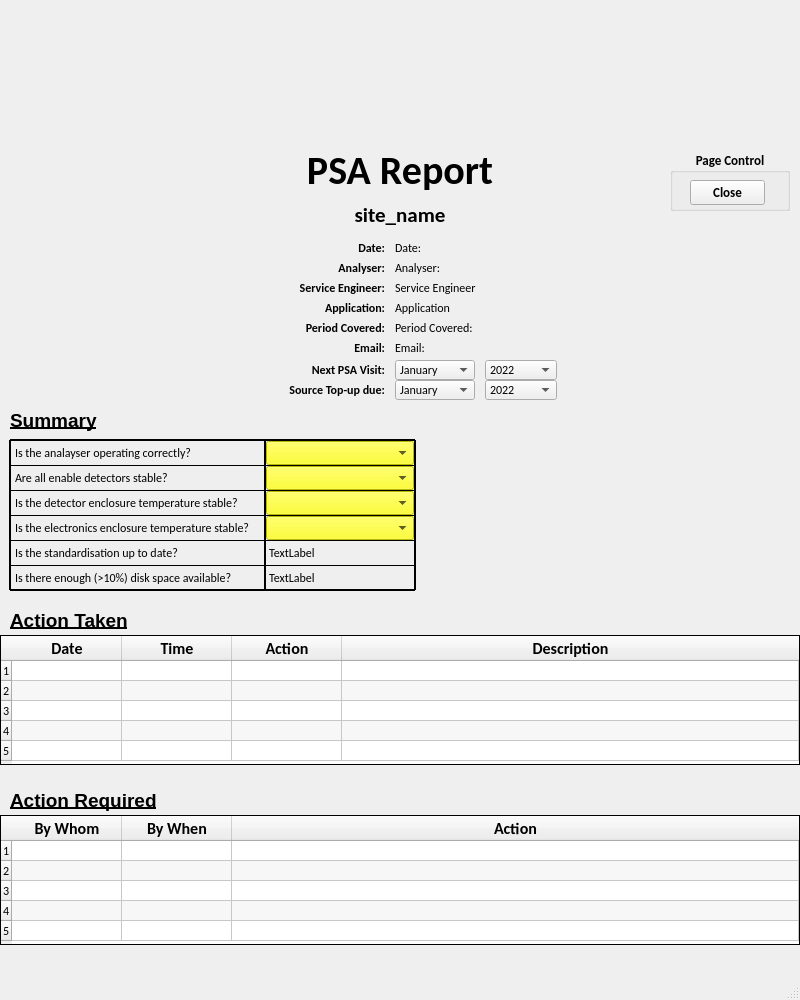
<?xml version="1.0" encoding="UTF-8"?>
<ui version="4.0">
 <author>Linton Ritchie - Scantech (C) 2022</author>
 <class>PSAPage1</class>
 <widget class="QMainWindow" name="PSAPage1">
  <property name="geometry">
   <rect>
    <x>0</x>
    <y>0</y>
    <width>800</width>
    <height>1000</height>
   </rect>
  </property>
  <property name="sizePolicy">
   <sizepolicy hsizetype="Fixed" vsizetype="Preferred">
    <horstretch>0</horstretch>
    <verstretch>0</verstretch>
   </sizepolicy>
  </property>
  <property name="windowTitle">
   <string>PSA Report Page 1</string>
  </property>
  <property name="statusTip">
   <string/>
  </property>
  <widget class="QWidget" name="centralwidget">
   <widget class="QLabel" name="label">
    <property name="geometry">
     <rect>
      <x>0</x>
      <y>0</y>
      <width>800</width>
      <height>150</height>
     </rect>
    </property>
    <property name="text">
     <string/>
    </property>
    <property name="pixmap">
     <pixmap resource="PSAReportResources.qrc">:/Resources/ScantechReportHeader.png</pixmap>
    </property>
    <property name="scaledContents">
     <bool>true</bool>
    </property>
   </widget>
   <widget class="QLabel" name="psa_report_title">
    <property name="geometry">
     <rect>
      <x>0</x>
      <y>150</y>
      <width>800</width>
      <height>40</height>
     </rect>
    </property>
    <property name="font">
     <font>
      <family>Calibri</family>
      <pointsize>30</pointsize>
      <weight>75</weight>
      <bold>true</bold>
     </font>
    </property>
    <property name="text">
     <string>PSA Report</string>
    </property>
    <property name="alignment">
     <set>Qt::AlignCenter</set>
    </property>
   </widget>
   <widget class="QLabel" name="site_name">
    <property name="geometry">
     <rect>
      <x>0</x>
      <y>200</y>
      <width>800</width>
      <height>30</height>
     </rect>
    </property>
    <property name="font">
     <font>
      <family>Calibri</family>
      <pointsize>16</pointsize>
      <weight>75</weight>
      <bold>true</bold>
     </font>
    </property>
    <property name="text">
     <string extracomment="This is the name of the site for the report. This is replaced when the UI is called">site_name</string>
    </property>
    <property name="alignment">
     <set>Qt::AlignCenter</set>
    </property>
   </widget>
   <widget class="QLabel" name="period">
    <property name="geometry">
     <rect>
      <x>235</x>
      <y>320</y>
      <width>150</width>
      <height>15</height>
     </rect>
    </property>
    <property name="font">
     <font>
      <family>Calibri</family>
      <weight>75</weight>
      <bold>true</bold>
     </font>
    </property>
    <property name="text">
     <string extracomment="Period (Month) of the data displayed in the report. Not neccesarily the month prior to the date">Period Covered:</string>
    </property>
    <property name="alignment">
     <set>Qt::AlignRight|Qt::AlignTrailing|Qt::AlignVCenter</set>
    </property>
   </widget>
   <widget class="QLabel" name="email">
    <property name="geometry">
     <rect>
      <x>235</x>
      <y>340</y>
      <width>150</width>
      <height>15</height>
     </rect>
    </property>
    <property name="font">
     <font>
      <family>Calibri</family>
      <weight>75</weight>
      <bold>true</bold>
     </font>
    </property>
    <property name="text">
     <string extracomment="Email address relating to this analyser which the customer can use to get support.">Email:</string>
    </property>
    <property name="alignment">
     <set>Qt::AlignRight|Qt::AlignTrailing|Qt::AlignVCenter</set>
    </property>
   </widget>
   <widget class="QLabel" name="next_psa_visit">
    <property name="geometry">
     <rect>
      <x>235</x>
      <y>362</y>
      <width>150</width>
      <height>15</height>
     </rect>
    </property>
    <property name="font">
     <font>
      <family>Calibri</family>
      <weight>75</weight>
      <bold>true</bold>
     </font>
    </property>
    <property name="text">
     <string extracomment="Projected date of Next PSA Visit to Site">Next PSA Visit:</string>
    </property>
    <property name="alignment">
     <set>Qt::AlignRight|Qt::AlignTrailing|Qt::AlignVCenter</set>
    </property>
   </widget>
   <widget class="QLabel" name="src_topup_due">
    <property name="geometry">
     <rect>
      <x>235</x>
      <y>382</y>
      <width>150</width>
      <height>15</height>
     </rect>
    </property>
    <property name="font">
     <font>
      <family>Calibri</family>
      <weight>75</weight>
      <bold>true</bold>
     </font>
    </property>
    <property name="text">
     <string extracomment="Date when next Source Top-up is due.">Source Top-up due:</string>
    </property>
    <property name="alignment">
     <set>Qt::AlignRight|Qt::AlignTrailing|Qt::AlignVCenter</set>
    </property>
   </widget>
   <widget class="QLabel" name="period_data">
    <property name="geometry">
     <rect>
      <x>395</x>
      <y>320</y>
      <width>150</width>
      <height>15</height>
     </rect>
    </property>
    <property name="font">
     <font>
      <family>Calibri</family>
      <weight>50</weight>
      <bold>false</bold>
     </font>
    </property>
    <property name="text">
     <string extracomment="Period (Month) of the data displayed in the report. Not neccesarily the month prior to the date">Period Covered:</string>
    </property>
    <property name="alignment">
     <set>Qt::AlignLeading|Qt::AlignLeft|Qt::AlignVCenter</set>
    </property>
   </widget>
   <widget class="QLabel" name="rep_serv_eng_data">
    <property name="geometry">
     <rect>
      <x>395</x>
      <y>280</y>
      <width>150</width>
      <height>15</height>
     </rect>
    </property>
    <property name="font">
     <font>
      <family>Calibri</family>
      <weight>50</weight>
      <bold>false</bold>
     </font>
    </property>
    <property name="text">
     <string extracomment="Service engineer responsible for the analyser">Service Engineer</string>
    </property>
    <property name="alignment">
     <set>Qt::AlignLeading|Qt::AlignLeft|Qt::AlignVCenter</set>
    </property>
   </widget>
   <widget class="QLabel" name="email_data">
    <property name="geometry">
     <rect>
      <x>395</x>
      <y>340</y>
      <width>400</width>
      <height>15</height>
     </rect>
    </property>
    <property name="font">
     <font>
      <family>Calibri</family>
      <weight>50</weight>
      <bold>false</bold>
     </font>
    </property>
    <property name="text">
     <string extracomment="Email address relating to this analyser which the customer can use to get support.">Email:</string>
    </property>
    <property name="alignment">
     <set>Qt::AlignLeading|Qt::AlignLeft|Qt::AlignVCenter</set>
    </property>
   </widget>
   <widget class="QLabel" name="rep_analyser_data">
    <property name="geometry">
     <rect>
      <x>395</x>
      <y>260</y>
      <width>150</width>
      <height>15</height>
     </rect>
    </property>
    <property name="font">
     <font>
      <family>Calibri</family>
      <weight>50</weight>
      <bold>false</bold>
     </font>
    </property>
    <property name="text">
     <string extracomment="Analyser relating to the report.">Analyser:</string>
    </property>
    <property name="alignment">
     <set>Qt::AlignLeading|Qt::AlignLeft|Qt::AlignVCenter</set>
    </property>
   </widget>
   <widget class="QLabel" name="rep_app_data">
    <property name="geometry">
     <rect>
      <x>395</x>
      <y>300</y>
      <width>150</width>
      <height>15</height>
     </rect>
    </property>
    <property name="font">
     <font>
      <family>Calibri</family>
      <weight>50</weight>
      <bold>false</bold>
     </font>
    </property>
    <property name="text">
     <string extracomment="Which application is the analyser deployed in">Application</string>
    </property>
    <property name="alignment">
     <set>Qt::AlignLeading|Qt::AlignLeft|Qt::AlignVCenter</set>
    </property>
   </widget>
   <widget class="QLabel" name="rep_date_data">
    <property name="geometry">
     <rect>
      <x>395</x>
      <y>240</y>
      <width>150</width>
      <height>15</height>
     </rect>
    </property>
    <property name="font">
     <font>
      <family>Calibri</family>
      <weight>50</weight>
      <bold>false</bold>
     </font>
    </property>
    <property name="layoutDirection">
     <enum>Qt::LeftToRight</enum>
    </property>
    <property name="autoFillBackground">
     <bool>false</bool>
    </property>
    <property name="text">
     <string extracomment="Date when the report is generated">Date:</string>
    </property>
    <property name="alignment">
     <set>Qt::AlignLeading|Qt::AlignLeft|Qt::AlignVCenter</set>
    </property>
   </widget>
   <widget class="QLabel" name="rep_date">
    <property name="geometry">
     <rect>
      <x>235</x>
      <y>240</y>
      <width>150</width>
      <height>15</height>
     </rect>
    </property>
    <property name="font">
     <font>
      <family>Calibri</family>
      <weight>75</weight>
      <bold>true</bold>
     </font>
    </property>
    <property name="layoutDirection">
     <enum>Qt::LeftToRight</enum>
    </property>
    <property name="autoFillBackground">
     <bool>false</bool>
    </property>
    <property name="text">
     <string extracomment="Date when the report is generated">Date:</string>
    </property>
    <property name="alignment">
     <set>Qt::AlignRight|Qt::AlignTrailing|Qt::AlignVCenter</set>
    </property>
   </widget>
   <widget class="QLabel" name="rep_app">
    <property name="geometry">
     <rect>
      <x>235</x>
      <y>300</y>
      <width>150</width>
      <height>15</height>
     </rect>
    </property>
    <property name="font">
     <font>
      <family>Calibri</family>
      <weight>75</weight>
      <bold>true</bold>
     </font>
    </property>
    <property name="text">
     <string extracomment="Which application is the analyser deployed in">Application:</string>
    </property>
    <property name="alignment">
     <set>Qt::AlignRight|Qt::AlignTrailing|Qt::AlignVCenter</set>
    </property>
   </widget>
   <widget class="QLabel" name="rep_analyser">
    <property name="geometry">
     <rect>
      <x>235</x>
      <y>260</y>
      <width>150</width>
      <height>15</height>
     </rect>
    </property>
    <property name="font">
     <font>
      <family>Calibri</family>
      <weight>75</weight>
      <bold>true</bold>
     </font>
    </property>
    <property name="text">
     <string extracomment="Analyser relating to the report.">Analyser:</string>
    </property>
    <property name="alignment">
     <set>Qt::AlignRight|Qt::AlignTrailing|Qt::AlignVCenter</set>
    </property>
   </widget>
   <widget class="QLabel" name="rep_serv_eng">
    <property name="geometry">
     <rect>
      <x>235</x>
      <y>280</y>
      <width>150</width>
      <height>15</height>
     </rect>
    </property>
    <property name="font">
     <font>
      <family>Calibri</family>
      <weight>75</weight>
      <bold>true</bold>
     </font>
    </property>
    <property name="text">
     <string extracomment="Service engineer responsible for the analyser">Service Engineer:</string>
    </property>
    <property name="alignment">
     <set>Qt::AlignRight|Qt::AlignTrailing|Qt::AlignVCenter</set>
    </property>
   </widget>
   <widget class="QLabel" name="label_2">
    <property name="geometry">
     <rect>
      <x>10</x>
      <y>405</y>
      <width>180</width>
      <height>30</height>
     </rect>
    </property>
    <property name="font">
     <font>
      <pointsize>14</pointsize>
      <weight>75</weight>
      <bold>true</bold>
      <underline>true</underline>
     </font>
    </property>
    <property name="frameShape">
     <enum>QFrame::NoFrame</enum>
    </property>
    <property name="frameShadow">
     <enum>QFrame::Plain</enum>
    </property>
    <property name="lineWidth">
     <number>1</number>
    </property>
    <property name="text">
     <string>Summary</string>
    </property>
    <property name="alignment">
     <set>Qt::AlignLeading|Qt::AlignLeft|Qt::AlignVCenter</set>
    </property>
    <property name="indent">
     <number>0</number>
    </property>
   </widget>
   <widget class="QLabel" name="label_endiskspc">
    <property name="geometry">
     <rect>
      <x>10</x>
      <y>570</y>
      <width>250</width>
      <height>15</height>
     </rect>
    </property>
    <property name="font">
     <font>
      <family>Calibri</family>
     </font>
    </property>
    <property name="text">
     <string>Is there enough (&gt;10%) disk space available?</string>
    </property>
    <property name="margin">
     <number>0</number>
    </property>
    <property name="indent">
     <number>5</number>
    </property>
   </widget>
   <widget class="QLabel" name="label_stduptodate">
    <property name="geometry">
     <rect>
      <x>10</x>
      <y>545</y>
      <width>250</width>
      <height>15</height>
     </rect>
    </property>
    <property name="font">
     <font>
      <family>Calibri</family>
     </font>
    </property>
    <property name="text">
     <string>Is the standardisation up to date?</string>
    </property>
    <property name="margin">
     <number>0</number>
    </property>
    <property name="indent">
     <number>5</number>
    </property>
   </widget>
   <widget class="QLabel" name="label_elecenctempstab">
    <property name="geometry">
     <rect>
      <x>10</x>
      <y>520</y>
      <width>250</width>
      <height>15</height>
     </rect>
    </property>
    <property name="font">
     <font>
      <family>Calibri</family>
     </font>
    </property>
    <property name="text">
     <string>Is the electronics enclosure temperature stable?</string>
    </property>
    <property name="margin">
     <number>0</number>
    </property>
    <property name="indent">
     <number>5</number>
    </property>
   </widget>
   <widget class="QLabel" name="label_detenctempstab">
    <property name="geometry">
     <rect>
      <x>10</x>
      <y>495</y>
      <width>250</width>
      <height>15</height>
     </rect>
    </property>
    <property name="font">
     <font>
      <family>Calibri</family>
     </font>
    </property>
    <property name="text">
     <string>Is the detector enclosure temperature stable? </string>
    </property>
    <property name="margin">
     <number>0</number>
    </property>
    <property name="indent">
     <number>5</number>
    </property>
   </widget>
   <widget class="QLabel" name="label_endetstab">
    <property name="geometry">
     <rect>
      <x>10</x>
      <y>470</y>
      <width>250</width>
      <height>15</height>
     </rect>
    </property>
    <property name="font">
     <font>
      <family>Calibri</family>
     </font>
    </property>
    <property name="text">
     <string>Are all enable detectors stable?</string>
    </property>
    <property name="margin">
     <number>0</number>
    </property>
    <property name="indent">
     <number>5</number>
    </property>
   </widget>
   <widget class="QLabel" name="label_anopcor">
    <property name="geometry">
     <rect>
      <x>10</x>
      <y>445</y>
      <width>250</width>
      <height>15</height>
     </rect>
    </property>
    <property name="font">
     <font>
      <family>Calibri</family>
     </font>
    </property>
    <property name="text">
     <string>Is the analayser operating correctly?</string>
    </property>
    <property name="margin">
     <number>0</number>
    </property>
    <property name="indent">
     <number>5</number>
    </property>
   </widget>
   <widget class="Line" name="line">
    <property name="geometry">
     <rect>
      <x>260</x>
      <y>440</y>
      <width>10</width>
      <height>150</height>
     </rect>
    </property>
    <property name="font">
     <font>
      <family>Calibri</family>
     </font>
    </property>
    <property name="frameShadow">
     <enum>QFrame::Plain</enum>
    </property>
    <property name="lineWidth">
     <number>2</number>
    </property>
    <property name="orientation">
     <enum>Qt::Vertical</enum>
    </property>
   </widget>
   <widget class="Line" name="line_2">
    <property name="geometry">
     <rect>
      <x>410</x>
      <y>440</y>
      <width>10</width>
      <height>150</height>
     </rect>
    </property>
    <property name="font">
     <font>
      <family>Calibri</family>
     </font>
    </property>
    <property name="frameShadow">
     <enum>QFrame::Plain</enum>
    </property>
    <property name="lineWidth">
     <number>2</number>
    </property>
    <property name="orientation">
     <enum>Qt::Vertical</enum>
    </property>
   </widget>
   <widget class="Line" name="line_3">
    <property name="geometry">
     <rect>
      <x>5</x>
      <y>440</y>
      <width>10</width>
      <height>150</height>
     </rect>
    </property>
    <property name="font">
     <font>
      <family>Calibri</family>
     </font>
    </property>
    <property name="frameShadow">
     <enum>QFrame::Plain</enum>
    </property>
    <property name="lineWidth">
     <number>2</number>
    </property>
    <property name="orientation">
     <enum>Qt::Vertical</enum>
    </property>
   </widget>
   <widget class="Line" name="line_4">
    <property name="geometry">
     <rect>
      <x>10</x>
      <y>435</y>
      <width>405</width>
      <height>10</height>
     </rect>
    </property>
    <property name="font">
     <font>
      <family>Calibri</family>
     </font>
    </property>
    <property name="frameShadow">
     <enum>QFrame::Plain</enum>
    </property>
    <property name="lineWidth">
     <number>2</number>
    </property>
    <property name="orientation">
     <enum>Qt::Horizontal</enum>
    </property>
   </widget>
   <widget class="Line" name="line_5">
    <property name="geometry">
     <rect>
      <x>10</x>
      <y>585</y>
      <width>405</width>
      <height>10</height>
     </rect>
    </property>
    <property name="font">
     <font>
      <family>Calibri</family>
     </font>
    </property>
    <property name="frameShadow">
     <enum>QFrame::Plain</enum>
    </property>
    <property name="lineWidth">
     <number>2</number>
    </property>
    <property name="orientation">
     <enum>Qt::Horizontal</enum>
    </property>
   </widget>
   <widget class="Line" name="line_6">
    <property name="geometry">
     <rect>
      <x>10</x>
      <y>560</y>
      <width>405</width>
      <height>10</height>
     </rect>
    </property>
    <property name="font">
     <font>
      <family>Calibri</family>
     </font>
    </property>
    <property name="frameShadow">
     <enum>QFrame::Plain</enum>
    </property>
    <property name="lineWidth">
     <number>1</number>
    </property>
    <property name="orientation">
     <enum>Qt::Horizontal</enum>
    </property>
   </widget>
   <widget class="Line" name="line_7">
    <property name="geometry">
     <rect>
      <x>10</x>
      <y>535</y>
      <width>405</width>
      <height>10</height>
     </rect>
    </property>
    <property name="font">
     <font>
      <family>Calibri</family>
     </font>
    </property>
    <property name="frameShadow">
     <enum>QFrame::Plain</enum>
    </property>
    <property name="lineWidth">
     <number>1</number>
    </property>
    <property name="orientation">
     <enum>Qt::Horizontal</enum>
    </property>
   </widget>
   <widget class="Line" name="line_8">
    <property name="geometry">
     <rect>
      <x>10</x>
      <y>510</y>
      <width>405</width>
      <height>10</height>
     </rect>
    </property>
    <property name="font">
     <font>
      <family>Calibri</family>
     </font>
    </property>
    <property name="frameShadow">
     <enum>QFrame::Plain</enum>
    </property>
    <property name="lineWidth">
     <number>1</number>
    </property>
    <property name="orientation">
     <enum>Qt::Horizontal</enum>
    </property>
   </widget>
   <widget class="Line" name="line_9">
    <property name="geometry">
     <rect>
      <x>10</x>
      <y>485</y>
      <width>405</width>
      <height>10</height>
     </rect>
    </property>
    <property name="font">
     <font>
      <family>Calibri</family>
     </font>
    </property>
    <property name="frameShadow">
     <enum>QFrame::Plain</enum>
    </property>
    <property name="lineWidth">
     <number>1</number>
    </property>
    <property name="orientation">
     <enum>Qt::Horizontal</enum>
    </property>
   </widget>
   <widget class="Line" name="line_10">
    <property name="geometry">
     <rect>
      <x>10</x>
      <y>460</y>
      <width>405</width>
      <height>10</height>
     </rect>
    </property>
    <property name="font">
     <font>
      <family>Calibri</family>
     </font>
    </property>
    <property name="frameShadow">
     <enum>QFrame::Plain</enum>
    </property>
    <property name="lineWidth">
     <number>1</number>
    </property>
    <property name="orientation">
     <enum>Qt::Horizontal</enum>
    </property>
   </widget>
   <widget class="QComboBox" name="comboBox_anopcor">
    <property name="geometry">
     <rect>
      <x>266</x>
      <y>441</y>
      <width>148</width>
      <height>24</height>
     </rect>
    </property>
    <property name="font">
     <font>
      <family>Calibri</family>
     </font>
    </property>
    <property name="autoFillBackground">
     <bool>false</bool>
    </property>
    <property name="styleSheet">
     <string notr="true">background-color: rgb(255, 255, 0);</string>
    </property>
    <item>
     <property name="text">
      <string/>
     </property>
    </item>
    <item>
     <property name="text">
      <string>Yes</string>
     </property>
    </item>
    <item>
     <property name="text">
      <string>No</string>
     </property>
    </item>
    <item>
     <property name="text">
      <string>N/A</string>
     </property>
    </item>
   </widget>
   <widget class="QComboBox" name="comboBox_endetstab">
    <property name="geometry">
     <rect>
      <x>266</x>
      <y>466</y>
      <width>148</width>
      <height>24</height>
     </rect>
    </property>
    <property name="font">
     <font>
      <family>Calibri</family>
     </font>
    </property>
    <property name="styleSheet">
     <string notr="true">background-color: rgb(255, 255, 0);</string>
    </property>
    <item>
     <property name="text">
      <string/>
     </property>
    </item>
    <item>
     <property name="text">
      <string>Yes</string>
     </property>
    </item>
    <item>
     <property name="text">
      <string>No</string>
     </property>
    </item>
    <item>
     <property name="text">
      <string>N/A</string>
     </property>
    </item>
   </widget>
   <widget class="QComboBox" name="comboBox_detenctempstab">
    <property name="geometry">
     <rect>
      <x>266</x>
      <y>491</y>
      <width>148</width>
      <height>24</height>
     </rect>
    </property>
    <property name="font">
     <font>
      <family>Calibri</family>
     </font>
    </property>
    <property name="styleSheet">
     <string notr="true">background-color: rgb(255, 255, 0);</string>
    </property>
    <item>
     <property name="text">
      <string/>
     </property>
    </item>
    <item>
     <property name="text">
      <string>Yes</string>
     </property>
    </item>
    <item>
     <property name="text">
      <string>No</string>
     </property>
    </item>
    <item>
     <property name="text">
      <string>N/A</string>
     </property>
    </item>
   </widget>
   <widget class="QComboBox" name="comboBox_elecenctempstab">
    <property name="geometry">
     <rect>
      <x>266</x>
      <y>516</y>
      <width>148</width>
      <height>24</height>
     </rect>
    </property>
    <property name="font">
     <font>
      <family>Calibri</family>
     </font>
    </property>
    <property name="styleSheet">
     <string notr="true">background-color: rgb(255, 255, 0);</string>
    </property>
    <item>
     <property name="text">
      <string/>
     </property>
    </item>
    <item>
     <property name="text">
      <string>Yes</string>
     </property>
    </item>
    <item>
     <property name="text">
      <string>No</string>
     </property>
    </item>
    <item>
     <property name="text">
      <string>N/A</string>
     </property>
    </item>
   </widget>
   <widget class="QLabel" name="disp_stduptodate">
    <property name="geometry">
     <rect>
      <x>266</x>
      <y>545</y>
      <width>148</width>
      <height>15</height>
     </rect>
    </property>
    <property name="font">
     <font>
      <family>Calibri</family>
     </font>
    </property>
    <property name="text">
     <string>TextLabel</string>
    </property>
    <property name="indent">
     <number>3</number>
    </property>
   </widget>
   <widget class="QLabel" name="disp_endiskspc">
    <property name="geometry">
     <rect>
      <x>266</x>
      <y>570</y>
      <width>148</width>
      <height>15</height>
     </rect>
    </property>
    <property name="font">
     <font>
      <family>Calibri</family>
     </font>
    </property>
    <property name="text">
     <string>TextLabel</string>
    </property>
    <property name="indent">
     <number>3</number>
    </property>
   </widget>
   <widget class="QComboBox" name="comboBox">
    <property name="geometry">
     <rect>
      <x>395</x>
      <y>360</y>
      <width>80</width>
      <height>20</height>
     </rect>
    </property>
    <property name="font">
     <font>
      <family>Calibri</family>
     </font>
    </property>
    <item>
     <property name="text">
      <string>January</string>
     </property>
    </item>
    <item>
     <property name="text">
      <string>February</string>
     </property>
    </item>
    <item>
     <property name="text">
      <string>March</string>
     </property>
    </item>
    <item>
     <property name="text">
      <string>April</string>
     </property>
    </item>
    <item>
     <property name="text">
      <string>May</string>
     </property>
    </item>
    <item>
     <property name="text">
      <string>June</string>
     </property>
    </item>
    <item>
     <property name="text">
      <string>July</string>
     </property>
    </item>
    <item>
     <property name="text">
      <string>August</string>
     </property>
    </item>
    <item>
     <property name="text">
      <string>September</string>
     </property>
    </item>
    <item>
     <property name="text">
      <string>October</string>
     </property>
    </item>
    <item>
     <property name="text">
      <string>November</string>
     </property>
    </item>
    <item>
     <property name="text">
      <string>December</string>
     </property>
    </item>
   </widget>
   <widget class="QComboBox" name="comboBox_2">
    <property name="geometry">
     <rect>
      <x>485</x>
      <y>360</y>
      <width>72</width>
      <height>20</height>
     </rect>
    </property>
    <property name="font">
     <font>
      <family>Calibri</family>
     </font>
    </property>
    <property name="currentText">
     <string>2022</string>
    </property>
    <item>
     <property name="text">
      <string>2022</string>
     </property>
    </item>
    <item>
     <property name="text">
      <string>2023</string>
     </property>
    </item>
    <item>
     <property name="text">
      <string>2024</string>
     </property>
    </item>
    <item>
     <property name="text">
      <string>2025</string>
     </property>
    </item>
    <item>
     <property name="text">
      <string>2025</string>
     </property>
    </item>
    <item>
     <property name="text">
      <string>2026</string>
     </property>
    </item>
    <item>
     <property name="text">
      <string>2027</string>
     </property>
    </item>
    <item>
     <property name="text">
      <string>2028</string>
     </property>
    </item>
   </widget>
   <widget class="QComboBox" name="comboBox_3">
    <property name="geometry">
     <rect>
      <x>395</x>
      <y>380</y>
      <width>80</width>
      <height>20</height>
     </rect>
    </property>
    <property name="font">
     <font>
      <family>Calibri</family>
     </font>
    </property>
    <item>
     <property name="text">
      <string>January</string>
     </property>
    </item>
    <item>
     <property name="text">
      <string>February</string>
     </property>
    </item>
    <item>
     <property name="text">
      <string>March</string>
     </property>
    </item>
    <item>
     <property name="text">
      <string>April</string>
     </property>
    </item>
    <item>
     <property name="text">
      <string>May</string>
     </property>
    </item>
    <item>
     <property name="text">
      <string>June</string>
     </property>
    </item>
    <item>
     <property name="text">
      <string>July</string>
     </property>
    </item>
    <item>
     <property name="text">
      <string>August</string>
     </property>
    </item>
    <item>
     <property name="text">
      <string>September</string>
     </property>
    </item>
    <item>
     <property name="text">
      <string>October</string>
     </property>
    </item>
    <item>
     <property name="text">
      <string>November</string>
     </property>
    </item>
    <item>
     <property name="text">
      <string>December</string>
     </property>
    </item>
   </widget>
   <widget class="QComboBox" name="comboBox_4">
    <property name="geometry">
     <rect>
      <x>485</x>
      <y>380</y>
      <width>72</width>
      <height>20</height>
     </rect>
    </property>
    <property name="font">
     <font>
      <family>Calibri</family>
     </font>
    </property>
    <property name="currentText">
     <string>2022</string>
    </property>
    <item>
     <property name="text">
      <string>2022</string>
     </property>
    </item>
    <item>
     <property name="text">
      <string>2023</string>
     </property>
    </item>
    <item>
     <property name="text">
      <string>2024</string>
     </property>
    </item>
    <item>
     <property name="text">
      <string>2025</string>
     </property>
    </item>
    <item>
     <property name="text">
      <string>2025</string>
     </property>
    </item>
    <item>
     <property name="text">
      <string>2026</string>
     </property>
    </item>
    <item>
     <property name="text">
      <string>2027</string>
     </property>
    </item>
    <item>
     <property name="text">
      <string>2028</string>
     </property>
    </item>
   </widget>
   <widget class="QTableWidget" name="ActionTakenTable">
    <property name="geometry">
     <rect>
      <x>0</x>
      <y>635</y>
      <width>800</width>
      <height>130</height>
     </rect>
    </property>
    <property name="font">
     <font>
      <family>Calibri</family>
     </font>
    </property>
    <property name="frameShape">
     <enum>QFrame::Box</enum>
    </property>
    <property name="frameShadow">
     <enum>QFrame::Plain</enum>
    </property>
    <property name="horizontalScrollBarPolicy">
     <enum>Qt::ScrollBarAlwaysOff</enum>
    </property>
    <property name="sizeAdjustPolicy">
     <enum>QAbstractScrollArea::AdjustToContents</enum>
    </property>
    <property name="alternatingRowColors">
     <bool>true</bool>
    </property>
    <property name="showGrid">
     <bool>true</bool>
    </property>
    <property name="gridStyle">
     <enum>Qt::SolidLine</enum>
    </property>
    <attribute name="horizontalHeaderVisible">
     <bool>true</bool>
    </attribute>
    <attribute name="horizontalHeaderCascadingSectionResizes">
     <bool>false</bool>
    </attribute>
    <attribute name="horizontalHeaderDefaultSectionSize">
     <number>110</number>
    </attribute>
    <attribute name="horizontalHeaderMinimumSectionSize">
     <number>25</number>
    </attribute>
    <attribute name="horizontalHeaderStretchLastSection">
     <bool>true</bool>
    </attribute>
    <attribute name="verticalHeaderVisible">
     <bool>true</bool>
    </attribute>
    <attribute name="verticalHeaderDefaultSectionSize">
     <number>20</number>
    </attribute>
    <row>
     <property name="text">
      <string>1</string>
     </property>
    </row>
    <row>
     <property name="text">
      <string>2</string>
     </property>
    </row>
    <row>
     <property name="text">
      <string>3</string>
     </property>
    </row>
    <row>
     <property name="text">
      <string>4</string>
     </property>
    </row>
    <row>
     <property name="text">
      <string>5</string>
     </property>
    </row>
    <column>
     <property name="text">
      <string>Date</string>
     </property>
     <property name="font">
      <font>
       <family>Calibri</family>
       <pointsize>12</pointsize>
       <weight>75</weight>
       <bold>true</bold>
      </font>
     </property>
     <property name="textAlignment">
      <set>AlignCenter</set>
     </property>
     <property name="background">
      <color>
       <red>180</red>
       <green>180</green>
       <blue>180</blue>
      </color>
     </property>
    </column>
    <column>
     <property name="text">
      <string>Time</string>
     </property>
     <property name="font">
      <font>
       <family>Calibri</family>
       <pointsize>12</pointsize>
       <weight>75</weight>
       <bold>true</bold>
      </font>
     </property>
     <property name="textAlignment">
      <set>AlignCenter</set>
     </property>
    </column>
    <column>
     <property name="text">
      <string>Action</string>
     </property>
     <property name="font">
      <font>
       <family>Calibri</family>
       <pointsize>12</pointsize>
       <weight>75</weight>
       <bold>true</bold>
      </font>
     </property>
     <property name="textAlignment">
      <set>AlignCenter</set>
     </property>
    </column>
    <column>
     <property name="text">
      <string>Description</string>
     </property>
     <property name="font">
      <font>
       <family>Calibri</family>
       <pointsize>12</pointsize>
       <weight>75</weight>
       <bold>true</bold>
      </font>
     </property>
     <property name="textAlignment">
      <set>AlignCenter</set>
     </property>
    </column>
   </widget>
   <widget class="QLabel" name="label_ActionTaken">
    <property name="geometry">
     <rect>
      <x>10</x>
      <y>605</y>
      <width>180</width>
      <height>30</height>
     </rect>
    </property>
    <property name="font">
     <font>
      <pointsize>14</pointsize>
      <weight>75</weight>
      <bold>true</bold>
      <underline>true</underline>
     </font>
    </property>
    <property name="frameShape">
     <enum>QFrame::NoFrame</enum>
    </property>
    <property name="frameShadow">
     <enum>QFrame::Plain</enum>
    </property>
    <property name="lineWidth">
     <number>1</number>
    </property>
    <property name="text">
     <string>Action Taken</string>
    </property>
    <property name="alignment">
     <set>Qt::AlignLeading|Qt::AlignLeft|Qt::AlignVCenter</set>
    </property>
    <property name="indent">
     <number>0</number>
    </property>
   </widget>
   <widget class="QTableWidget" name="ActionRequiredTable">
    <property name="geometry">
     <rect>
      <x>0</x>
      <y>815</y>
      <width>800</width>
      <height>130</height>
     </rect>
    </property>
    <property name="font">
     <font>
      <family>Calibri</family>
     </font>
    </property>
    <property name="frameShape">
     <enum>QFrame::Box</enum>
    </property>
    <property name="frameShadow">
     <enum>QFrame::Plain</enum>
    </property>
    <property name="horizontalScrollBarPolicy">
     <enum>Qt::ScrollBarAlwaysOff</enum>
    </property>
    <property name="sizeAdjustPolicy">
     <enum>QAbstractScrollArea::AdjustToContents</enum>
    </property>
    <property name="alternatingRowColors">
     <bool>true</bool>
    </property>
    <property name="showGrid">
     <bool>true</bool>
    </property>
    <property name="gridStyle">
     <enum>Qt::SolidLine</enum>
    </property>
    <attribute name="horizontalHeaderVisible">
     <bool>true</bool>
    </attribute>
    <attribute name="horizontalHeaderCascadingSectionResizes">
     <bool>false</bool>
    </attribute>
    <attribute name="horizontalHeaderDefaultSectionSize">
     <number>110</number>
    </attribute>
    <attribute name="horizontalHeaderStretchLastSection">
     <bool>true</bool>
    </attribute>
    <attribute name="verticalHeaderVisible">
     <bool>true</bool>
    </attribute>
    <attribute name="verticalHeaderDefaultSectionSize">
     <number>20</number>
    </attribute>
    <row>
     <property name="text">
      <string>1</string>
     </property>
    </row>
    <row>
     <property name="text">
      <string>2</string>
     </property>
    </row>
    <row>
     <property name="text">
      <string>3</string>
     </property>
    </row>
    <row>
     <property name="text">
      <string>4</string>
     </property>
    </row>
    <row>
     <property name="text">
      <string>5</string>
     </property>
    </row>
    <column>
     <property name="text">
      <string>By Whom</string>
     </property>
     <property name="font">
      <font>
       <family>Calibri</family>
       <pointsize>12</pointsize>
       <weight>75</weight>
       <bold>true</bold>
      </font>
     </property>
     <property name="textAlignment">
      <set>AlignCenter</set>
     </property>
     <property name="background">
      <color>
       <red>180</red>
       <green>180</green>
       <blue>180</blue>
      </color>
     </property>
    </column>
    <column>
     <property name="text">
      <string>By When</string>
     </property>
     <property name="font">
      <font>
       <family>Calibri</family>
       <pointsize>12</pointsize>
       <weight>75</weight>
       <bold>true</bold>
      </font>
     </property>
     <property name="textAlignment">
      <set>AlignCenter</set>
     </property>
    </column>
    <column>
     <property name="text">
      <string>Action</string>
     </property>
     <property name="font">
      <font>
       <family>Calibri</family>
       <pointsize>12</pointsize>
       <weight>75</weight>
       <bold>true</bold>
      </font>
     </property>
     <property name="textAlignment">
      <set>AlignCenter</set>
     </property>
    </column>
   </widget>
   <widget class="QLabel" name="label_ActionTaken_2">
    <property name="geometry">
     <rect>
      <x>10</x>
      <y>785</y>
      <width>180</width>
      <height>30</height>
     </rect>
    </property>
    <property name="font">
     <font>
      <pointsize>14</pointsize>
      <weight>75</weight>
      <bold>true</bold>
      <underline>true</underline>
     </font>
    </property>
    <property name="frameShape">
     <enum>QFrame::NoFrame</enum>
    </property>
    <property name="frameShadow">
     <enum>QFrame::Plain</enum>
    </property>
    <property name="lineWidth">
     <number>1</number>
    </property>
    <property name="text">
     <string>Action Required</string>
    </property>
    <property name="alignment">
     <set>Qt::AlignLeading|Qt::AlignLeft|Qt::AlignVCenter</set>
    </property>
    <property name="indent">
     <number>0</number>
    </property>
   </widget>
   <widget class="QGroupBox" name="groupBox">
    <property name="geometry">
     <rect>
      <x>670</x>
      <y>150</y>
      <width>120</width>
      <height>61</height>
     </rect>
    </property>
    <property name="font">
     <font>
      <family>Calibri</family>
      <pointsize>10</pointsize>
      <weight>75</weight>
      <bold>true</bold>
     </font>
    </property>
    <property name="title">
     <string>Page Control</string>
    </property>
    <property name="alignment">
     <set>Qt::AlignCenter</set>
    </property>
    <widget class="QPushButton" name="NextPage">
     <property name="geometry">
      <rect>
       <x>20</x>
       <y>30</y>
       <width>75</width>
       <height>25</height>
      </rect>
     </property>
     <property name="text">
      <string>Close</string>
     </property>
    </widget>
   </widget>
  </widget>
  <widget class="QMenuBar" name="menubar">
   <property name="geometry">
    <rect>
     <x>0</x>
     <y>0</y>
     <width>800</width>
     <height>21</height>
    </rect>
   </property>
  </widget>
  <widget class="QStatusBar" name="statusbar"/>
 </widget>
 <resources>
  <include location="PSAReportResources.qrc"/>
 </resources>
 <connections>
  <connection>
   <sender>NextPage</sender>
   <signal>released()</signal>
   <receiver>PSAPage1</receiver>
   <slot>hide()</slot>
   <hints>
    <hint type="sourcelabel">
     <x>716</x>
     <y>198</y>
    </hint>
    <hint type="destinationlabel">
     <x>684</x>
     <y>285</y>
    </hint>
   </hints>
  </connection>
  <connection>
   <sender>comboBox_anopcor</sender>
   <signal>currentTextChanged(QString)</signal>
   <receiver>comboBox_anopcor</receiver>
   <slot>setStyleSheet(QString)</slot>
   <hints>
    <hint type="sourcelabel">
     <x>359</x>
     <y>474</y>
    </hint>
    <hint type="destinationlabel">
     <x>360</x>
     <y>474</y>
    </hint>
   </hints>
  </connection>
  <connection>
   <sender>comboBox_endetstab</sender>
   <signal>currentTextChanged(QString)</signal>
   <receiver>comboBox_endetstab</receiver>
   <slot>setStyleSheet(QString)</slot>
   <hints>
    <hint type="sourcelabel">
     <x>323</x>
     <y>494</y>
    </hint>
    <hint type="destinationlabel">
     <x>324</x>
     <y>509</y>
    </hint>
   </hints>
  </connection>
  <connection>
   <sender>comboBox_detenctempstab</sender>
   <signal>currentTextChanged(QString)</signal>
   <receiver>comboBox_detenctempstab</receiver>
   <slot>setStyleSheet(QString)</slot>
   <hints>
    <hint type="sourcelabel">
     <x>284</x>
     <y>523</y>
    </hint>
    <hint type="destinationlabel">
     <x>285</x>
     <y>531</y>
    </hint>
   </hints>
  </connection>
  <connection>
   <sender>comboBox_elecenctempstab</sender>
   <signal>currentTextChanged(QString)</signal>
   <receiver>comboBox_elecenctempstab</receiver>
   <slot>setStyleSheet(QString)</slot>
   <hints>
    <hint type="sourcelabel">
     <x>334</x>
     <y>555</y>
    </hint>
    <hint type="destinationlabel">
     <x>337</x>
     <y>554</y>
    </hint>
   </hints>
  </connection>
 </connections>
</ui>
